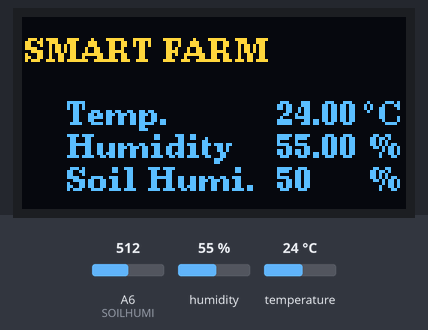
Bench run of a sketch on a simulated Arduino Nano, built with avr-gcc and run on an emulated ATmega328P. On the bench: 128×64 one-colour display. Inputs (shaded band) come from the test bench; at power-on: humidity 55 %, A6 (SOILHUMI) = 512, temperature 24 °C. The OLED is the two-colour kind (top 16 rows yellow).

Above: at 4.9 s.
5.0 s: humidity set to 22 %
At 7.7 s:
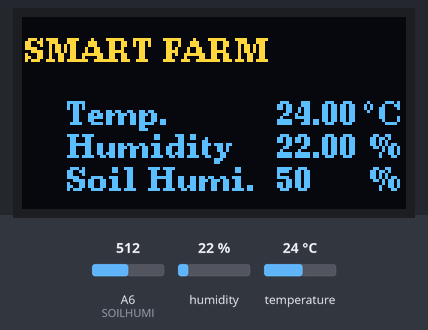
8.1 s: A6 (SOILHUMI) set to 716
At 8.8 s:
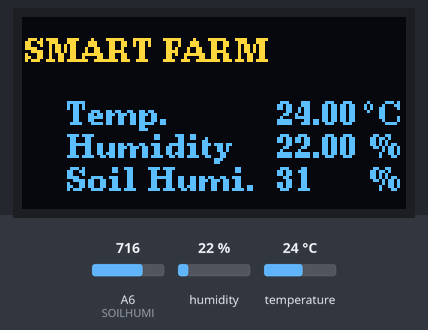
11.2 s: temperature set to 12 °C
At 13.5 s:
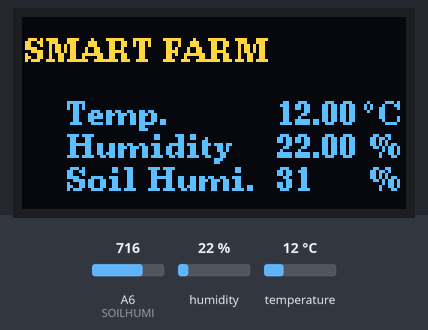
14.3 s: A6 (SOILHUMI) set to 900
At 15.8 s:
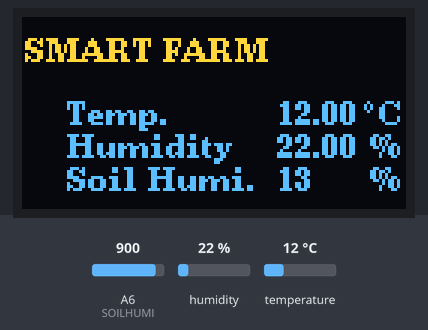
17.4 s: humidity set to 40 %
At 20.3 s:
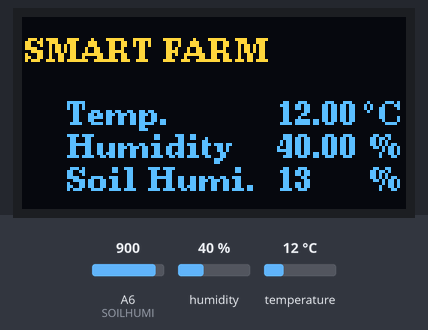
20.6 s: A6 (SOILHUMI) set to 1023
At 21.6 s:
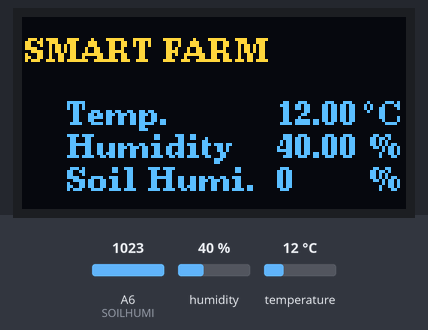
Timing chart, 0 to 23.6 s (numbered marks = the images above; inputs shaded):
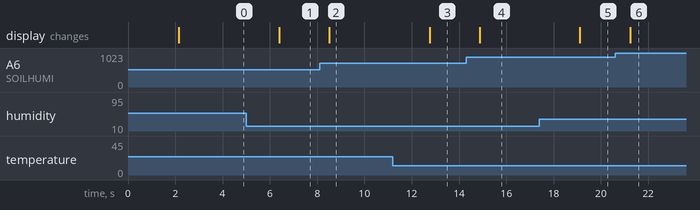

Measured:
- after the input at 5.0 s, the display: changes after 1.4 s (image 1)
- after the input at 8.1 s, the display: changes after 0.41 s (image 2)
- after the input at 11.2 s, the display: changes after 1.6 s (image 3)
- after the input at 14.3 s, the display: changes after 0.57 s (image 4)
- after the input at 17.4 s, the display: changes after 1.7 s (image 5)
- after the input at 20.6 s, the display: changes after 0.63 s (image 6)

The sketch:

SmartFarm.ino
```cpp
U8G2_SH1106_128X64_NONAME_F_HW_I2C u8g2(U8G2_R0,/*reset=*/U8X8_PIN_NONE);

// #은 매크로 표현으로 컴파일시 DHTPIN에 자동으로 A1이 할당됌
#define DHTPIN A1 // Digital pin connected to the DHT sensor ==A1핀에 접해라
#define DHTTYPE DHT22 // DHT 22 (AM2302), AM2321 //  센서의 타입으로 우리모델은 22모델
#define SOILHUMI A6

// Initialize DHT sensor.
DHT dht(DHTPIN, DHTTYPE); //  dht 클래스 생성

uint32_t DataCaptureDelay = 2000; //ms   // 32비트 인트로 재정의함 2초
uint32_t DataCapture_ST = 0;

int Soilhumi = 0;
float Temp;
float Humi;

void setup() {
 dht.begin();//센서도 시작해라
 u8g2.begin();

 DataCapture_ST = millis();  //시작시간을 ms로 저장
 pinMode(SOILHUMI, INPUT);
}

void loop() {
 if ((millis() - DataCapture_ST ) > DataCaptureDelay) { //2초 간격으로 실행
 Humi = dht.readHumidity();//습도 읽어오는 함수 (저항값을 읽어서 -> 디지털신호인 플로트로)
 // Read temperature as Celsius (the default)
 Temp = dht.readTemperature(); // 온도를 읽어오는 함수 (저항값을 읽어서 -> 디지털신호인 플로트)

 // Check if any reads failed and exit early (to try again).
  if (isnan(Humi) || isnan(Temp)) {  // isnan 함수는 뭐가 들어갔냐 마냐를 확인하는 함수
  Serial.println(F("Failed to read from DHT sensor!"));
  return;
  }
 Soilhumi = map(analogRead(SOILHUMI), 0, 1023, 100, 0); // 이 코드가 교재에 없음
 OLEDdraw();
 DataCapture_ST = millis();
 }
}

void OLEDdraw(){
  u8g2.clearBuffer();

  u8g2.setFont(u8g2_font_ncenB08_te);
  u8g2.drawStr(1,15,"SMART FARM");

  u8g2.drawStr(15,36,"Temp.");
  u8g2.setCursor(85,36);
  u8g2.print(Temp);
  u8g2.drawStr(114,36,"\xb0");
  u8g2.drawStr(119,36,"C");

  u8g2.drawStr(15,47,"Humidity");
  u8g2.setCursor(85,47);
  u8g2.print(Humi);
  u8g2.drawStr(116,47,"%");

  u8g2.drawStr(15,58,"Soil Humi.");
  u8g2.setCursor(85,58);
  u8g2.print(Soilhumi);
  u8g2.drawStr(116,58,"%");

  u8g2.sendBuffer();
}

#include <U8g2lib.h>
#include "DHT.h" //교재 참고
```
